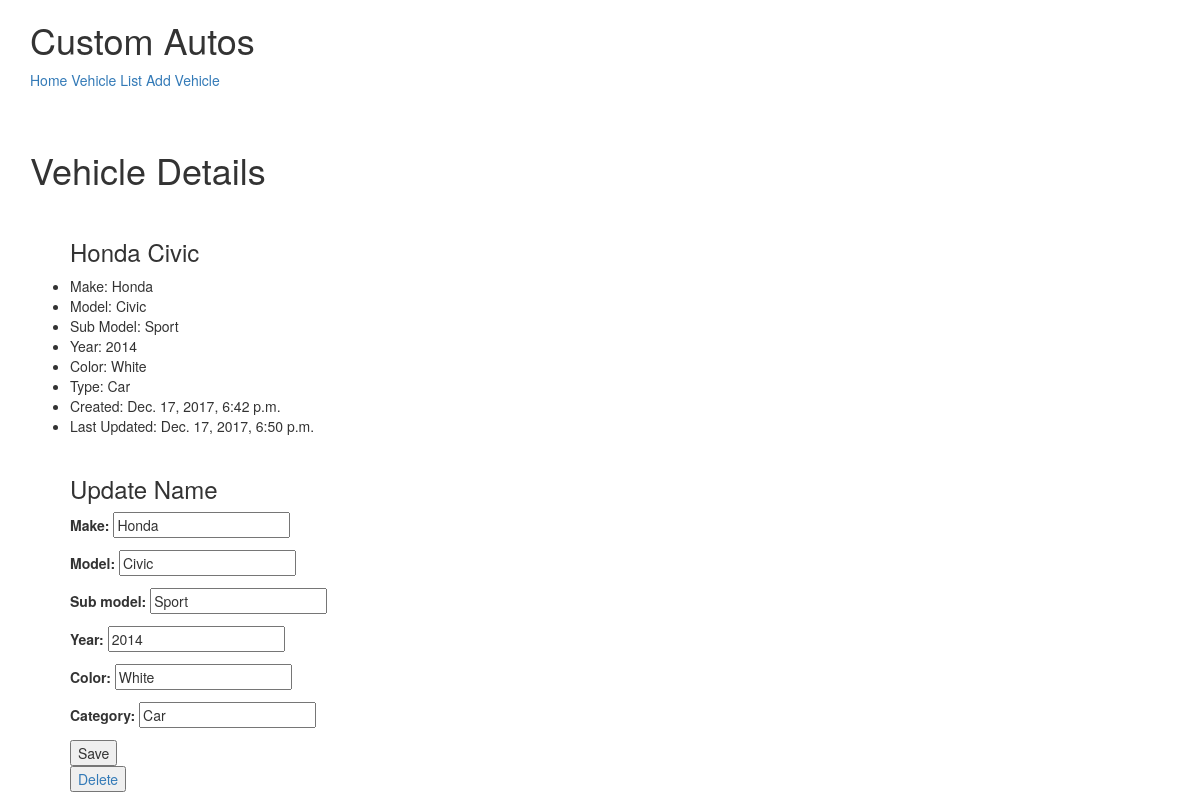
The page /vehicle/update-detail/honda/ on the database as committed earlier.
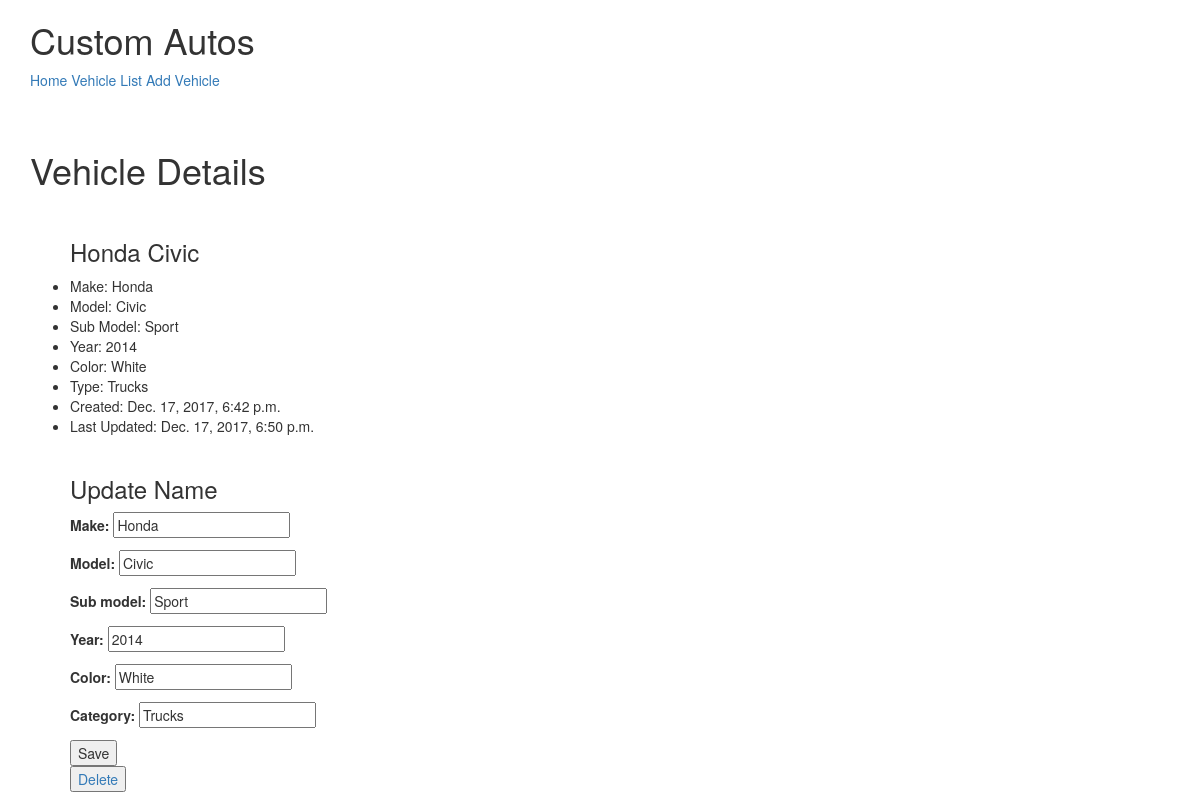
The same page on the database as committed later.
### vehicle/models.py (models this page shows, shortened)
class VehicleProfile(models.Model):
    owner = models.ForeignKey(User, on_delete=models.CASCADE)
    make = models.CharField(max_length=120)
    model = models.CharField(max_length=120)
    sub_model = models.CharField(max_length=120, blank=True)
    year = models.IntegerField()
    color = models.CharField(max_length=50)
    category = models.CharField(max_length=120, validators=[validate_category])
    timestamp = models.DateTimeField(auto_now_add=True)
    updated = models.DateTimeField(auto_now=True)
    slug = models.SlugField(null=True, blank=True)

### vehicle/views.py (the view)
# urls.py: path('update-detail/<slug:slug>/', VehicleUpdateView.as_view(), name='detail'),
class VehicleUpdateView(UpdateView):
    form_class = VehicleProfileCreateForm
    template_name = "vehicle/detail-update.html"
    queryset = VehicleProfile.objects.all()

### vehicle/forms.py
class VehicleProfileCreateForm(forms.ModelForm):
    class Meta:
        model = VehicleProfile
        fields = [
            "make",
            "model",
            "sub_model",
            "year",
            "color",
            "category",
        ]

### vehicle/templates/vehicle/detail-update.html (shortened to what this page needs)
{% extends "base.html" %}
{% block content %}
<h1>Vehicle Details</h1>
<br/>
<ul>
    <h3>{{object.make}}  {{object.model}}</h3>
    <li>Make: {{ object.make }}</li>
    <li>Model: {{ object.model }}</li>
    <li>Sub Model: {{ object.sub_model }}</li>
    <li>Year: {{ object.year }}</li>
    <li>Color: {{ object.color }}</li>
    <li>Type: {{ object.category }}</li>
    <li>Created: {{ object.timestamp }}</li>
    <li>Last Updated: {{ object.updated }}</li>
    <br/>
    <h3>Update Name</h3>
{% include 'snippets/form-snippet.html' with form=form %}
</ul>
{% endblock %}

### templates/snippets/form-snippet.html (shortened to what this page needs)
<form method="POST"> {% csrf_token %}
    {{ form.as_p }}
    <button type="submit">Save</button>
</form>
<form action="{% url 'delete' pk=vehicleprofile.id %}" method="POST">
    <a href="{% url 'delete' pk=vehicleprofile.id %}"><input type="submit" value="Delete" /></a>
</form>

Rows that differ between the two databases and show on the page:
changed VehicleProfile "Honda": category "Car" → "Trucks"
